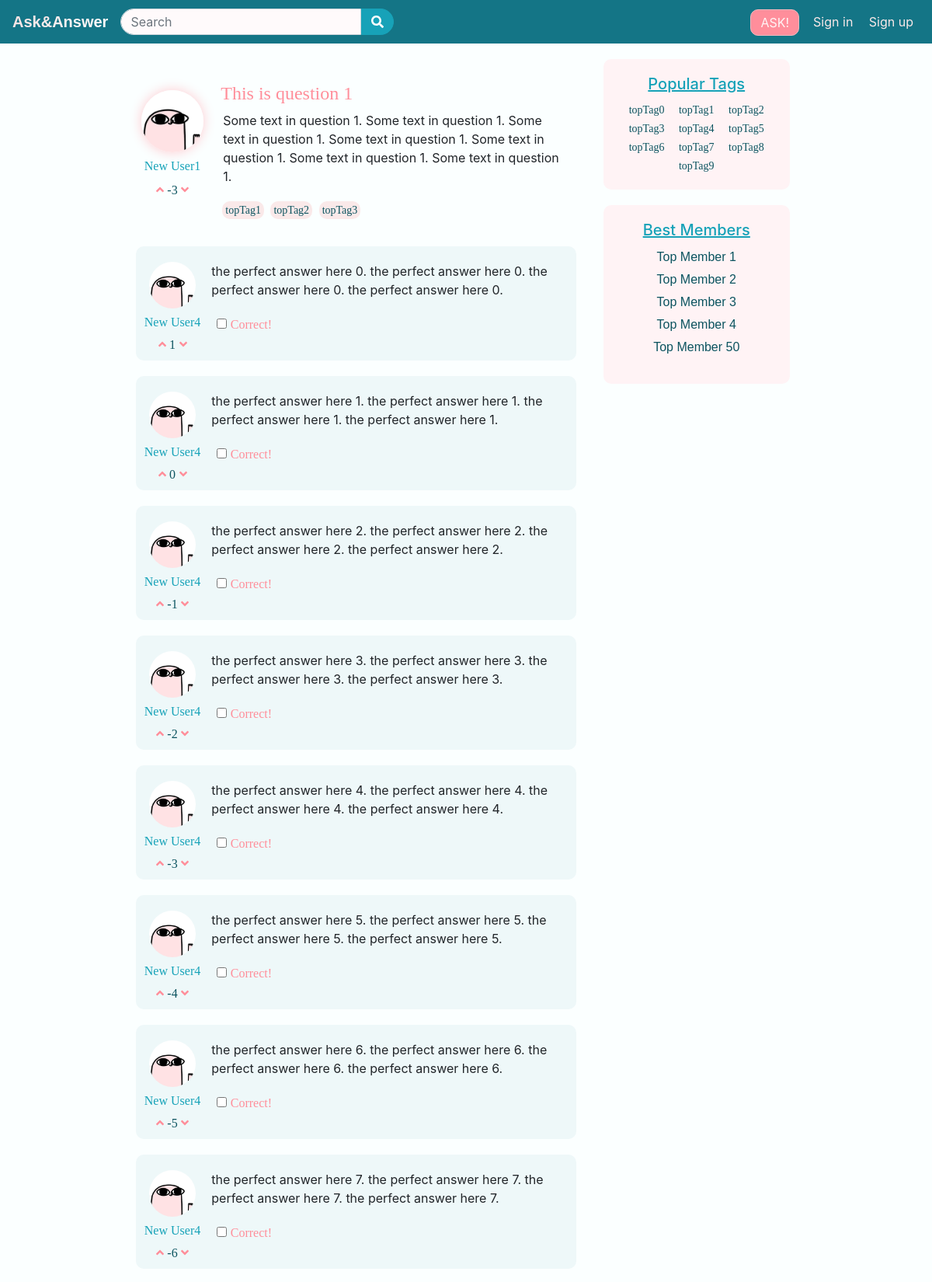
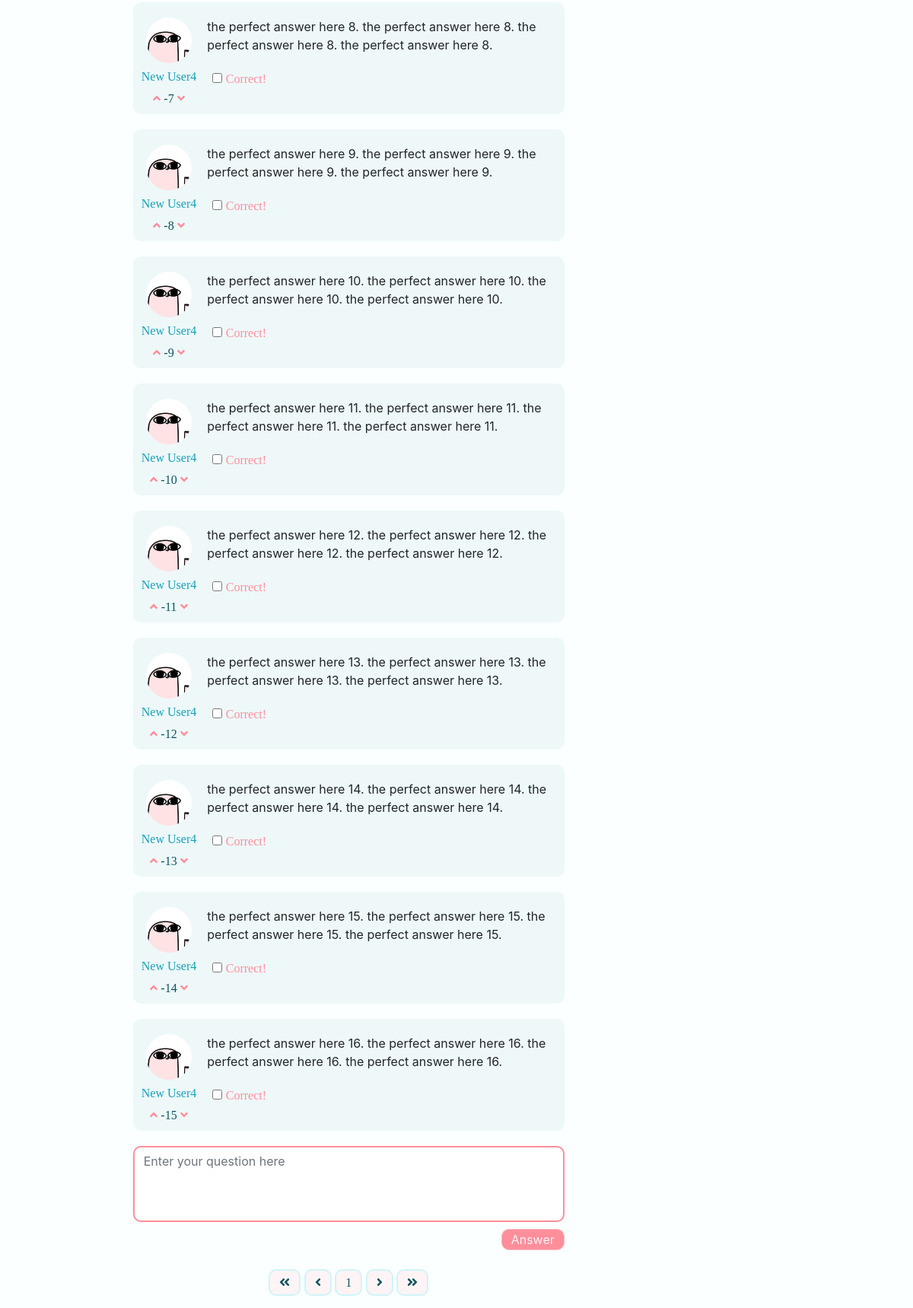
Page /question/2 on the committed database (2 pictures, top to bottom).
### questions/models.py (models this page shows, shortened)
class Question(models.Model):
	title = models.CharField(max_length=50)
	text = models.TextField()
	tags = models.ManyToManyField(Tag)
	rating = models.IntegerField(default = 0)
	author = models.ForeignKey(Profile, on_delete=models.CASCADE)
	date = models.DateTimeField(auto_now_add=True)
	objects = QuestionManager()
	class Meta:
		ordering = ('id',)

class Profile(models.Model):
	user = models.OneToOneField(User, on_delete=models.CASCADE, related_name='user_profile')
	avatar = models.ImageField(upload_to='%Y/%m/%d', default='default.jpg')
	def __str__(self):
		return self.user.username

class Tag(models.Model):
	label = models.CharField(max_length=25)
	def __str__(self):
		return self.label
	class Meta:
		ordering = ('label',)

class Answer(models.Model):
	text = models.TextField()
	author= models.ForeignKey(Profile, on_delete=models.CASCADE)
	question = models.ForeignKey(Question, on_delete=models.CASCADE)
	rating = models.IntegerField(default = 0)
	date = models.DateTimeField(auto_now_add=True)
	correct = models.BooleanField(default=False)
	objects = AnswerManager()

### questions/views.py (the view)
# urls.py: path(r'question/<int:id_question>', question, name="question"),
def question(request,id_question):
	answers = Answer.objects.get_answer(id_question)
	question = Question.objects.get(id_question)
	return render(request,'question.html',
		{'tags': tags_list,'answers':paginate(request,answers,30), 'question':question})

### questions/models.py (called while the page is built)
	def get(self, id):
		return self.filter(id__exact=id)[0]

	def get_answer(self,question_id):
		return self.filter(question__id__exact=question_id).order_by('-rating','-date')

### questions/views.py (called while the page is built)
def paginate(request, object_list, on_page):
	paginator = Paginator(object_list, on_page)
	page = request.GET.get('page')
	return paginator.get_page(page)

### questions/templates/question.html
{% extends "base.html" %}
{% load static %}
{% block content %}
<div class="row main-question-block">
    <div class="col-md-2 m-0 p-0">
      <div class="user">
         <img src="{% static 'img/ketnipz.jpg' %}" alt="avatar" class="main-question-picture"></div>
         <div class="user-name">{{question.author}}</div>
         <div class="raiting-block">
          <ul class="list-inline m-0">
            <il class="list-inline-item m-0 arrow"><i class="fas fa-angle-up"></i></il>
            <il class="list-inline-item m-0 raiting">{{question.rating}}</il>
            <il class="list-inline-item m-0 arrow"><i class="fas fa-angle-down"></i></il>
           </ul>
         </div>
      </div>
    <div class="col-md-10 ">
      <h4 class="question-title">{{question.title}}</h4>
      <p class="q-text ">{{question.text}}</p>
      <div class="q-footer">
        <div class="question-tags ml-aut">
            {% for usertag in question.tags.all %}
              <a href="{% url 'tag' usertag|lower %}" class="q-tag">{{usertag}}</a>
            {% endfor %}
        </div>
      </div>
    </div>
</div>
 {% for answer in answers %}
  {% include 'answer.html' with answ=answer only %}
  {% empty %}
  <h6 class="empty"> Sorry, there are no answers. You can answer!</h6>
{% endfor %}
<div class="answer-block p-0">
  <div class="input-group p-0">
   <textarea class="form-control" id="text-area-shadow" aria-label="answer" placeholder="Enter your question here"></textarea>
  </div>
  <div class="right-button mt-2"> <button type="button" class="btn btn-link ml-auto pull-right" id="btn-answer">Answer</button></div>
</div>
{% include 'pagination.html' with q=answers %}
{% endblock %}

### questions/templates/base.html (shortened to what this page needs)
<!DOCTYPE html>
<html lang="en">
<head>
  {% load static %}
  <link rel="stylesheet" type="text/css" href="{% static 'css/askme.css' %}">
  <link rel="stylesheet" type="text/css" href="{% static 'css/bootstrap.min.css' %}">
</head>
<body class="background-body">
  <header>
    <nav class="navbar navbar-expand-lg navbar-light sticky-top navbar-color">
      <a class="navbar-brand gradient-text" href="{% url 'index' %}">Ask&amp;Answer</a>
      <div class="collapse navbar-collapse" id="navbarSupportedContent">
        <form class="form-inline navbar-search mt-2 mt-md-0">
          <input class="form-control search-field mr-sm-2" id="search-input" type="text" placeholder="Search" aria-label="Search">
          <button class="btn btn-info btn-with-search my-2 my-sm-0" type="submit">
            <i class="fas fa-search"></i></button>
        </form>
        <div class="navbar-nav ml-auto">
              {% if not authentificated %}
                <div class="btn-ask-block">
                  <a href="{% url 'login' %}" class="btn btn-light my-2 my-sm-0" id="btn-ask" type="submit">ASK!</a>
                </div>
                 <div class="auth ">
                  <div class="non-auth-item">
                    <a class="nav-link my-2 my-sm-0" href="{% url 'login' %}"> <span class="sign-buttons">Sign in</span> </a>
                  </div>
                  <div class="non-auth-item">
                    <a class="nav-link my-2 my-sm-0" href="{% url 'signup' %}"><span class="sign-buttons">Sign up</span></a>
                  </div>
                </div>
               {% else %}
                  {% load static %}
              {% endif%}
             </div>
          </div>
      </nav>
  </header>
    <div class="main ml-5 mr-5">
      <div class="row justify-content-center">
        <div class="col-lg-6 col-md-8 list-question">
        {% block content %} {% endblock %}
        </div>
      <div class="col-md-3 col-lg-3">
        <div class="right-block">
          <div class="tags-block">
            {% block tags %}
            <div class="card-body card-body-tags">
               <h5 class="tags-block-text">Popular Tags</h5>
               {% for onetag in tags %}
               <a href="{% url 'tag' onetag|lower %}" class="tag">{{onetag}}</a>
               {% empty %}
               <p class ="tag">No tags now</p>
               {% endfor%}
            </div>
            {% endblock %}
          </div>
          <div class="tags-block">
            {% block member %}
            <div class="card-body card-body-members">
               <h5 class="memb-block-text">Best Members</h5>
               <ul class="member-list">
                 <li class="mem-in-list"><a href="" class="member">Top Member 1</a></li>
                 <li class="mem-in-list"><a href="" class="member">Top Member 2</a></li>
                 <li class="mem-in-list"><a href="" class="member">Top Member 3</a></li>
                 <li class="mem-in-list"><a href="" class="member">Top Member 4</a></li>
                 <li class="mem-in-list"><a href="" class="member">Top Member 50</a></li>
              </ul>
            </div>
            {% endblock %}
          </div>
        </div>
      </div>
    </div>
  </div>
</body>
</html>

### questions/templates/answer.html
{% load static %}
<div class="row question-block">
    <div class="col-md-2 m-0 p-0">
      <div class="user">
         <img src="{% static 'img/ketnipz.jpg' %}" alt="avatar" class="question-picture"></div>
         <div class="user-name"> {{answ.author}}</div>
         <div class="raiting-block mt-2">
          <ul class="list-inline m-0">
            <il class="list-inline-item m-0 arrow"><i class="fas fa-angle-up"></i></il>
            <il class="list-inline-item m-0 raiting">{{answ.rating}}</il>
            <il class="list-inline-item m-0 arrow"><i class="fas fa-angle-down"></i></il>
           </ul>
         </div>
      </div>
    <div class="col-md-10 pl-0 ">
      <p class="q-text-answer">{{answ.text}}</p>
      <div class="q-footer">
          <div class="check-box">
            <input type="checkbox">
            <label class="check-label">Correct!</label>
          </div>
      </div>
    </div>
</div>

### questions/templates/pagination.html
<div class="row justify-content-center sticky-bottom">
  <div class="paginator">
    <ul class="list-inline">
      <li class="list-inline-item m-0">
        <a href="?page=1" class="page"> <i class="fas fa-angle-double-left"></i></a>
      </li>
      {% if q.has_previous %}
        <li class="list-inline-item m-0">
          <a href="?page={{ q.previous_page_number }}" class="page"> <i class="fas fa-angle-left"></i></a>
        </li>
      {% else %}
        <li class="list-inline-item m-0">
          <a href="?page=1" class="page"> <i class="fas fa-angle-left"> </i></a>
        </li>
      {% endif %}
      <li class="list-inline-item m-0">
        <a href="" class="page"> {{ q.number }} </a>
      </li>
      {% if q.has_next %}
        <li class="list-inline-item m-0">
          <a href="?page={{ q.next_page_number }}" class="page"> <i class="fas fa-angle-right"></i></a>
        </li>
      {% else %}
        <li class="list-inline-item m-0">
          <a href="?page={{ q.paginator.num_pages }}" class="page"> <i class="fas fa-angle-right"></i></a>
        </li>
      {% endif %}
      <li class="list-inline-item m-0">
        <a href="?page={{ q.paginator.num_pages }}" class="page"> <i class="fas fa-angle-double-right"></i></a>
      </li>
    </ul>
  </div>
</div>

### questions/static/css/askme.css (style rules this page uses)
* { margin: 0px; padding: 0px; height: auto; }
html { position: relative; min-height: 100%; }
body { margin-bottom: 60px; background-color: #fbffff; }
.background-body { background-color: #fbffff; }
.navbar-color { background-color: #147586; }
.gradient-text { background: -webkit-linear-gradient(135deg, white, #fae0e0); -webkit-text-fill-color: transparent; -webkit-background-clip: text; font-family: 'ABeeZee', sans-serif; font-weight: bold; }
button.btn-with-search { border-radius: 20px; line-height: normal; border-top-left-radius: 0px; border-bottom-left-radius: 0px; margin-left: -8px; }
#btn-ask { line-height: normal; border-radius: 10px; margin-right: 10px; color: #fff4f5; background-color: #ff8e9b; border-color: #fcb9bf; }
.btn-ask-block { margin-top: 4px; }
input.search-field { border-radius: 20px; line-height: normal; background-color: #fffafb; border-top-right-radius: 0px; border-bottom-right-radius: 0px; }
#search-input { width: 400px; max-width: 70%; }
.auth { witdh: 300px; height: 40px; padding: 0px; margin: 0px; display: inline-block; }
.non-auth-item { margin: 0px 0px; display: inline-block; padding: 0px; }
.sign-buttons { color: #FAE9E9; }
.right-block { position: fixed; }
.tags-block { margin-top: 20px; border-radius: 10px; background-color: #fff3f5; max-width: 15rem; margin-left: 20px; }
.tags-block-text { text-align: center; color: #16a2b8; text-decoration: underline; }
.tag { color: #0c5460; margin:2px; height: 20px; line-height: 20px; font-size: 14px; font-family: 'Futura'; padding: 5px; }
.card-body-tags { text-align: center; }
.card-body-members { text-align: center; }
.memb-block-text { text-align: center; color: #16a2b8; text-decoration: underline; margin-bottom: 10px; }
li.mem-in-list { list-style-type: none; margin-top: 5px; }
ul.member-list { margin-left: 0px; padding-left: 0px; }
.member { padding: 5px; color: #0c5460; line-height: 20px; font-size: 16px; font-family: 'Actor', sans-serif; font-weight: lighter; height: 20px; }
.list-question { margin-top: 20px; border-radius: 10px; }
.question-block { margin-bottom: 20px; background-color: #eef8f9; border-radius: 10px; padding: 0px; padding-bottom: 8px; }
.main-question-block { margin-bottom: 20px; border-radius: 10px; padding: 0px; padding-bottom: 8px; }
.question-title { font-family: 'Futura'; color:#ff8e9a; margin-top: 10px; }
.user { width:auto;; display:block; margin-top: 20px; text-align: center; }
.user-name { margint-top: 5px; padding-top: 10px; text-align: center; color: #16a2b8; font-family: 'Futura'; size:14px; line-height: 16px; }
.question-picture { width:auto; height:60px; border-radius: 50%; padding: 0px; }
.main-question-picture { width:auto; height:80px; border-radius: 50%; padding: 0px; box-shadow: 0 0 1em #ffcacf; }
.raiting-block { text-align: center; width:auto; margin-top: 10px; }
.raiting { text-align:center; color: #0c5460; font-family: 'Futura'; width:auto; }
.arrow { text-align:center; color: #ff8e9a; font-weight: bolder; }
.q-footer { display: inline-block; width: auto; display: flex; justify-content: space-between; margin-bottom: 3px; }
.question-tags { display: inline-block; margin: 0px; line-height: 30px; }
.q-tag { color: #0c5460; margin:2px; font-size: 14px; font-family: 'Futura'; padding: 4px; background-color: #FAE9E9; border-radius: 10px; text-decoration: none; }
#btn-answer { line-height: 14px; border-radius: 10px; color: #fff4f5; background-color: #ff8e9b; border-color: #fcb9bf; margin-top: 1px; flex:right; }
.right-button { text-align: right; }
p.q-text { margin-left: 3px; margin-bottom: 15px; min-height: 4rem; }
p.q-text-answer { margin-top: 20px; margin-left: 3px; margin-bottom: 20px; }
.check-label { color: #ff8e9a; font-family: 'Futura'; }
.check-box { margin-left:10px; }
.answer-block { margin-top: 10px; margin-bottom: 20px; margin-left: -15px; margin-right: -15px; }
textarea.form-control { resize: none; border-radius: 10px; border: 2px solid #ff8e9a; height: 100px; }
.paginator { margin: 5px; margin-top: 10px; display: inline-block; }
.page { margin:0px; padding: 7px 12px; border: 2px solid #cff5f8; border-radius: 10px; text-align: center; color: #0c5460; font-family: 'Futura'; background-color: #fff4f5; list-style-type: none; }

### rows in the picture
Question: author "New User1", rating "-3", title "This is question 1", text "Some text in question 1. Some text in question 1. Some text in question 1. Some text in question 1. Some text in question 1. Some text in question 1. Some text in question 1."
Tag: label "topTag1"
Tag: label "topTag2"
Tag: label "topTag3"
Answer: author "New User4", rating "1", text "the perfect answer here 0. the perfect answer here 0. the perfect answer here 0. the perfect answer here 0."
Answer: author "New User4", rating "0", text "the perfect answer here 1. the perfect answer here 1. the perfect answer here 1. the perfect answer here 1."
Answer: author "New User4", rating "-1", text "the perfect answer here 2. the perfect answer here 2. the perfect answer here 2. the perfect answer here 2."
Answer: author "New User4", rating "-2", text "the perfect answer here 3. the perfect answer here 3. the perfect answer here 3. the perfect answer here 3."
Answer: author "New User4", rating "-3", text "the perfect answer here 4. the perfect answer here 4. the perfect answer here 4. the perfect answer here 4."
Answer: author "New User4", rating "-4", text "the perfect answer here 5. the perfect answer here 5. the perfect answer here 5. the perfect answer here 5."
Answer: author "New User4", rating "-5", text "the perfect answer here 6. the perfect answer here 6. the perfect answer here 6. the perfect answer here 6."
Answer: author "New User4", rating "-6", text "the perfect answer here 7. the perfect answer here 7. the perfect answer here 7. the perfect answer here 7."
Answer: author "New User4", rating "-7", text "the perfect answer here 8. the perfect answer here 8. the perfect answer here 8. the perfect answer here 8."
Answer: author "New User4", rating "-8", text "the perfect answer here 9. the perfect answer here 9. the perfect answer here 9. the perfect answer here 9."
Answer: author "New User4", rating "-9", text "the perfect answer here 10. the perfect answer here 10. the perfect answer here 10. the perfect answer here 10."
Answer: author "New User4", rating "-10", text "the perfect answer here 11. the perfect answer here 11. the perfect answer here 11. the perfect answer here 11."
Answer: author "New User4", rating "-11", text "the perfect answer here 12. the perfect answer here 12. the perfect answer here 12. the perfect answer here 12."
Answer: author "New User4", rating "-12", text "the perfect answer here 13. the perfect answer here 13. the perfect answer here 13. the perfect answer here 13."
Answer: author "New User4", rating "-13", text "the perfect answer here 14. the perfect answer here 14. the perfect answer here 14. the perfect answer here 14."
Answer: author "New User4", rating "-14", text "the perfect answer here 15. the perfect answer here 15. the perfect answer here 15. the perfect answer here 15."
Answer: author "New User4", rating "-15", text "the perfect answer here 16. the perfect answer here 16. the perfect answer here 16. the perfect answer here 16."
Tag: label "topTag0"
Tag: label "topTag4"
Tag: label "topTag5"
Tag: label "topTag6"
Tag: label "topTag7"
Tag: label "topTag8"
Tag: label "topTag9"

### other values in the picture
{{ q.number }} "1"
